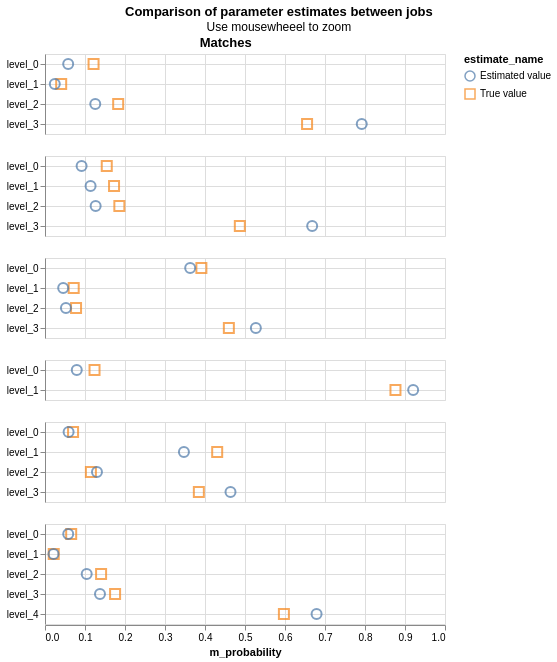

Specify this chart in Vega-Lite:
### Vega-Lite specification from a JSON file in a GitHub repository (floating-point values rounded to 4 significant figures)
{"config": {"view": {"continuousWidth": 400, "continuousHeight": 300}, "title": {"anchor": "middle"}}, "hconcat": [{"mark": {"type": "point", "filled": false, "opacity": 0.7, "size": 100}, "encoding": {"color": {"type": "nominal", "field": "estimate_name"}, "row": {"type": "nominal", "field": "column_name", "header": {"labels": false}, "sort": {"field": "gamma_index"}, "title": null}, "shape": {"type": "nominal", "field": "estimate_name", "scale": {"range": ["circle", "square", "triangle", "diamond", "cross"]}}, "tooltip": [{"type": "nominal", "field": "column_name"}, {"type": "nominal", "field": "estimate_name"}, {"type": "quantitative", "field": "m_probability"}, {"type": "quantitative", "field": "u_probability"}], "x": {"type": "quantitative", "field": "m_probability", "scale": {"domain": [0, 1]}}, "y": {"type": "nominal", "axis": {"grid": true, "title": null}, "field": "level_name"}}, "resolve": {"scale": {"y": "independent"}}, "selection": {"selector076": {"type": "interval", "bind": "scales", "encodings": ["x", "y"]}}, "title": "Matches", "transform": [{"filter": "(datum.gamma_index !== 1000001)"}]}], "data": {"name": "data-65c24bf7bd53000f13a5cc7f2ccb53b4"}, "title": {"text": "Comparison of parameter estimates between jobs", "subtitle": "Use mousewheeel to zoom"}, "$schema": "https://vega.github.io/schema/vega-lite/v4.8.1.json", "datasets": {"data-65c24bf7bd53000f13a5cc7f2ccb53b4": [{"m_probability": 0.1214, "u_probability": 0.9818, "bayes_factor": 0.1236, "log2_bayes_factor": -3.016, "gamma_column_name": "gamma_surname_std", "level_name": "level_0", "gamma_index": 0, "column_name": "surname_std", "max_gamma_index": 3, "num_levels": 4, "level_proportion": null, "estimate_name": "True value"}, {"m_probability": 0.04047, "u_probability": 0.01681, "bayes_factor": 2.407, "log2_bayes_factor": 1.267, "gamma_column_name": "gamma_surname_std", "level_name": "level_1", "gamma_index": 1, "column_name": "surname_std", "max_gamma_index": 3, "num_levels": 4, "level_proportion": null, "estimate_name": "True value"}, {"m_probability": 0.1829, "u_probability": 0.0008841, "bayes_factor": 206.9, "log2_bayes_factor": 7.693, "gamma_column_name": "gamma_surname_std", "level_name": "level_2", "gamma_index": 2, "column_name": "surname_std", "max_gamma_index": 3, "num_levels": 4, "level_proportion": null, "estimate_name": "True value"}, {"m_probability": 0.6552, "u_probability": 0.0004734, "bayes_factor": 1384.0, "log2_bayes_factor": 10.43, "gamma_column_name": "gamma_surname_std", "level_name": "level_3", "gamma_index": 3, "column_name": "surname_std", "max_gamma_index": 3, "num_levels": 4, "level_proportion": null, "estimate_name": "True value"}, {"m_probability": 0.05796, "u_probability": 0.9821, "bayes_factor": 0.05902, "log2_bayes_factor": -4.083, "gamma_column_name": "gamma_surname_std", "level_name": "level_0", "gamma_index": 0, "column_name": "surname_std", "max_gamma_index": 3, "num_levels": 4, "level_proportion": null, "estimate_name": "Estimated value"}, {"m_probability": 0.02448, "u_probability": 0.01659, "bayes_factor": 1.476, "log2_bayes_factor": 0.5615, "gamma_column_name": "gamma_surname_std", "level_name": "level_1", "gamma_index": 1, "column_name": "surname_std", "max_gamma_index": 3, "num_levels": 4, "level_proportion": null, "estimate_name": "Estimated value"}, {"m_probability": 0.1257, "u_probability": 0.0008821, "bayes_factor": 142.5, "log2_bayes_factor": 7.154, "gamma_column_name": "gamma_surname_std", "level_name": "level_2", "gamma_index": 2, "column_name": "surname_std", "max_gamma_index": 3, "num_levels": 4, "level_proportion": null, "estimate_name": "Estimated value"}, {"m_probability": 0.7919, "u_probability": 0.0004756, "bayes_factor": 1665.0, "log2_bayes_factor": 10.7, "gamma_column_name": "gamma_surname_std", "level_name": "level_3", "gamma_index": 3, "column_name": "surname_std", "max_gamma_index": 3, "num_levels": 4, "level_proportion": null, "estimate_name": "Estimated value"}, {"m_probability": 0.1544, "u_probability": 0.9688, "bayes_factor": 0.1594, "log2_bayes_factor": -2.649, "gamma_column_name": "gamma_forename1_std", "level_name": "level_0", "gamma_index": 0, "column_name": "forename1_std", "max_gamma_index": 3, "num_levels": 4, "level_proportion": null, "estimate_name": "True value"}, {"m_probability": 0.1726, "u_probability": 0.02403, "bayes_factor": 7.184, "log2_bayes_factor": 2.845, "gamma_column_name": "gamma_forename1_std", "level_name": "level_1", "gamma_index": 1, "column_name": "forename1_std", "max_gamma_index": 3, "num_levels": 4, "level_proportion": null, "estimate_name": "True value"}, {"m_probability": 0.1859, "u_probability": 0.00256, "bayes_factor": 72.61, "log2_bayes_factor": 6.182, "gamma_column_name": "gamma_forename1_std", "level_name": "level_2", "gamma_index": 2, "column_name": "forename1_std", "max_gamma_index": 3, "num_levels": 4, "level_proportion": null, "estimate_name": "True value"}, {"m_probability": 0.4871, "u_probability": 0.004617, "bayes_factor": 105.5, "log2_bayes_factor": 6.721, "gamma_column_name": "gamma_forename1_std", "level_name": "level_3", "gamma_index": 3, "column_name": "forename1_std", "max_gamma_index": 3, "num_levels": 4, "level_proportion": null, "estimate_name": "True value"}, {"m_probability": 0.09151, "u_probability": 0.9691, "bayes_factor": 0.09443, "log2_bayes_factor": -3.405, "gamma_column_name": "gamma_forename1_std", "level_name": "level_0", "gamma_index": 0, "column_name": "forename1_std", "max_gamma_index": 3, "num_levels": 4, "level_proportion": null, "estimate_name": "Estimated value"}, {"m_probability": 0.1139, "u_probability": 0.02368, "bayes_factor": 4.811, "log2_bayes_factor": 2.266, "gamma_column_name": "gamma_forename1_std", "level_name": "level_1", "gamma_index": 1, "column_name": "forename1_std", "max_gamma_index": 3, "num_levels": 4, "level_proportion": null, "estimate_name": "Estimated value"}, {"m_probability": 0.1266, "u_probability": 0.002611, "bayes_factor": 48.5, "log2_bayes_factor": 5.6, "gamma_column_name": "gamma_forename1_std", "level_name": "level_2", "gamma_index": 2, "column_name": "forename1_std", "max_gamma_index": 3, "num_levels": 4, "level_proportion": null, "estimate_name": "Estimated value"}, {"m_probability": 0.6679, "u_probability": 0.004593, "bayes_factor": 145.4, "log2_bayes_factor": 7.184, "gamma_column_name": "gamma_forename1_std", "level_name": "level_3", "gamma_index": 3, "column_name": "forename1_std", "max_gamma_index": 3, "num_levels": 4, "level_proportion": null, "estimate_name": "Estimated value"}, {"m_probability": 0.391, "u_probability": 0.974, "bayes_factor": 0.4014, "log2_bayes_factor": -1.317, "gamma_column_name": "gamma_forename2_std", "level_name": "level_0", "gamma_index": 0, "column_name": "forename2_std", "max_gamma_index": 3, "num_levels": 4, "level_proportion": null, "estimate_name": "True value"}, {"m_probability": 0.07177, "u_probability": 0.0222, "bayes_factor": 3.233, "log2_bayes_factor": 1.693, "gamma_column_name": "gamma_forename2_std", "level_name": "level_1", "gamma_index": 1, "column_name": "forename2_std", "max_gamma_index": 3, "num_levels": 4, "level_proportion": null, "estimate_name": "True value"}, {"m_probability": 0.07763, "u_probability": 0.001265, "bayes_factor": 61.36, "log2_bayes_factor": 5.939, "gamma_column_name": "gamma_forename2_std", "level_name": "level_2", "gamma_index": 2, "column_name": "forename2_std", "max_gamma_index": 3, "num_levels": 4, "level_proportion": null, "estimate_name": "True value"}, {"m_probability": 0.4596, "u_probability": 0.002483, "bayes_factor": 185.1, "log2_bayes_factor": 7.532, "gamma_column_name": "gamma_forename2_std", "level_name": "level_3", "gamma_index": 3, "column_name": "forename2_std", "max_gamma_index": 3, "num_levels": 4, "level_proportion": null, "estimate_name": "True value"}, {"m_probability": 0.3629, "u_probability": 0.9726, "bayes_factor": 0.3731, "log2_bayes_factor": -1.422, "gamma_column_name": "gamma_forename2_std", "level_name": "level_0", "gamma_index": 0, "column_name": "forename2_std", "max_gamma_index": 3, "num_levels": 4, "level_proportion": null, "estimate_name": "Estimated value"}, {"m_probability": 0.04543, "u_probability": 0.02354, "bayes_factor": 1.93, "log2_bayes_factor": 0.9486, "gamma_column_name": "gamma_forename2_std", "level_name": "level_1", "gamma_index": 1, "column_name": "forename2_std", "max_gamma_index": 3, "num_levels": 4, "level_proportion": null, "estimate_name": "Estimated value"}, {"m_probability": 0.05235, "u_probability": 0.001205, "bayes_factor": 43.45, "log2_bayes_factor": 5.441, "gamma_column_name": "gamma_forename2_std", "level_name": "level_2", "gamma_index": 2, "column_name": "forename2_std", "max_gamma_index": 3, "num_levels": 4, "level_proportion": null, "estimate_name": "Estimated value"}, {"m_probability": 0.5271, "u_probability": 0.002657, "bayes_factor": 198.4, "log2_bayes_factor": 7.632, "gamma_column_name": "gamma_forename2_std", "level_name": "level_3", "gamma_index": 3, "column_name": "forename2_std", "max_gamma_index": 3, "num_levels": 4, "level_proportion": null, "estimate_name": "Estimated value"}, {"m_probability": 0.1238, "u_probability": 0.9609, "bayes_factor": 0.1289, "log2_bayes_factor": -2.956, "gamma_column_name": "gamma_occupation", "level_name": "level_0", "gamma_index": 0, "column_name": "occupation", "max_gamma_index": 1, "num_levels": 2, "level_proportion": null, "estimate_name": "True value"}, {"m_probability": 0.8762, "u_probability": 0.03914, "bayes_factor": 22.39, "log2_bayes_factor": 4.485, "gamma_column_name": "gamma_occupation", "level_name": "level_1", "gamma_index": 1, "column_name": "occupation", "max_gamma_index": 1, "num_levels": 2, "level_proportion": null, "estimate_name": "True value"}, {"m_probability": 0.07942, "u_probability": 0.9606, "bayes_factor": 0.08268, "log2_bayes_factor": -3.596, "gamma_column_name": "gamma_occupation", "level_name": "level_0", "gamma_index": 0, "column_name": "occupation", "max_gamma_index": 1, "num_levels": 2, "level_proportion": null, "estimate_name": "Estimated value"}, {"m_probability": 0.9204, "u_probability": 0.03938, "bayes_factor": 23.37, "log2_bayes_factor": 4.547, "gamma_column_name": "gamma_occupation", "level_name": "level_1", "gamma_index": 1, "column_name": "occupation", "max_gamma_index": 1, "num_levels": 2, "level_proportion": null, "estimate_name": "Estimated value"}, {"m_probability": 0.07015, "u_probability": 0.9955, "bayes_factor": 0.07047, "log2_bayes_factor": -3.827, "gamma_column_name": "gamma_dob", "level_name": "level_0", "gamma_index": 0, "column_name": "dob", "max_gamma_index": 3, "num_levels": 4, "level_proportion": null, "estimate_name": "True value"}, {"m_probability": 0.4305, "u_probability": 0.004227, "bayes_factor": 101.8, "log2_bayes_factor": 6.67, "gamma_column_name": "gamma_dob", "level_name": "level_1", "gamma_index": 1, "column_name": "dob", "max_gamma_index": 3, "num_levels": 4, "level_proportion": null, "estimate_name": "True value"}, {"m_probability": 0.1147, "u_probability": 0.0002899, "bayes_factor": 395.7, "log2_bayes_factor": 8.628, "gamma_column_name": "gamma_dob", "level_name": "level_2", "gamma_index": 2, "column_name": "dob", "max_gamma_index": 3, "num_levels": 4, "level_proportion": null, "estimate_name": "True value"}, {"m_probability": 0.3846, "u_probability": 1.864e-05, "bayes_factor": 20630.0, "log2_bayes_factor": 14.33, "gamma_column_name": "gamma_dob", "level_name": "level_3", "gamma_index": 3, "column_name": "dob", "max_gamma_index": 3, "num_levels": 4, "level_proportion": null, "estimate_name": "True value"}, {"m_probability": 0.05899, "u_probability": 0.9951, "bayes_factor": 0.05928, "log2_bayes_factor": -4.076, "gamma_column_name": "gamma_dob", "level_name": "level_0", "gamma_index": 0, "column_name": "dob", "max_gamma_index": 3, "num_levels": 4, "level_proportion": null, "estimate_name": "Estimated value"}, {"m_probability": 0.3473, "u_probability": 0.004533, "bayes_factor": 76.63, "log2_bayes_factor": 6.26, "gamma_column_name": "gamma_dob", "level_name": "level_1", "gamma_index": 1, "column_name": "dob", "max_gamma_index": 3, "num_levels": 4, "level_proportion": null, "estimate_name": "Estimated value"}, {"m_probability": 0.1299, "u_probability": 0.0003107, "bayes_factor": 418.2, "log2_bayes_factor": 8.708, "gamma_column_name": "gamma_dob", "level_name": "level_2", "gamma_index": 2, "column_name": "dob", "max_gamma_index": 3, "num_levels": 4, "level_proportion": null, "estimate_name": "Estimated value"}, {"m_probability": 0.4638, "u_probability": 1.931e-05, "bayes_factor": 24020.0, "log2_bayes_factor": 14.55, "gamma_column_name": "gamma_dob", "level_name": "level_3", "gamma_index": 3, "column_name": "dob", "max_gamma_index": 3, "num_levels": 4, "level_proportion": null, "estimate_name": "Estimated value"}, {"m_probability": 0.06546, "u_probability": 0.693, "bayes_factor": 0.09447, "log2_bayes_factor": -3.404, "gamma_column_name": "gamma_postcode", "level_name": "level_0", "gamma_index": 0, "column_name": "postcode", "max_gamma_index": 4, "num_levels": 5, "level_proportion": null, "estimate_name": "True value"}, {"m_probability": 0.02185, "u_probability": 0.2245, "bayes_factor": 0.09735, "log2_bayes_factor": -3.361, "gamma_column_name": "gamma_postcode", "level_name": "level_1", "gamma_index": 1, "column_name": "postcode", "max_gamma_index": 4, "num_levels": 5, "level_proportion": null, "estimate_name": "True value"}, {"m_probability": 0.1402, "u_probability": 0.075, "bayes_factor": 1.87, "log2_bayes_factor": 0.9027, "gamma_column_name": "gamma_postcode", "level_name": "level_2", "gamma_index": 2, "column_name": "postcode", "max_gamma_index": 4, "num_levels": 5, "level_proportion": null, "estimate_name": "True value"}, {"m_probability": 0.1752, "u_probability": 0.00752, "bayes_factor": 23.3, "log2_bayes_factor": 4.542, "gamma_column_name": "gamma_postcode", "level_name": "level_3", "gamma_index": 3, "column_name": "postcode", "max_gamma_index": 4, "num_levels": 5, "level_proportion": null, "estimate_name": "True value"}, {"m_probability": 0.5972, "u_probability": 1.605e-05, "bayes_factor": 37200.0, "log2_bayes_factor": 15.18, "gamma_column_name": "gamma_postcode", "level_name": "level_4", "gamma_index": 4, "column_name": "postcode", "max_gamma_index": 4, "num_levels": 5, "level_proportion": null, "estimate_name": "True value"}, {"m_probability": 0.05806, "u_probability": 0.6868, "bayes_factor": 0.08453, "log2_bayes_factor": -3.564, "gamma_column_name": "gamma_postcode", "level_name": "level_0", "gamma_index": 0, "column_name": "postcode", "max_gamma_index": 4, "num_levels": 5, "level_proportion": null, "estimate_name": "Estimated value"}, {"m_probability": 0.02131, "u_probability": 0.2265, "bayes_factor": 0.09406, "log2_bayes_factor": -3.41, "gamma_column_name": "gamma_postcode", "level_name": "level_1", "gamma_index": 1, "column_name": "postcode", "max_gamma_index": 4, "num_levels": 5, "level_proportion": null, "estimate_name": "Estimated value"}, {"m_probability": 0.1042, "u_probability": 0.07843, "bayes_factor": 1.329, "log2_bayes_factor": 0.4104, "gamma_column_name": "gamma_postcode", "level_name": "level_2", "gamma_index": 2, "column_name": "postcode", "max_gamma_index": 4, "num_levels": 5, "level_proportion": null, "estimate_name": "Estimated value"}, {"m_probability": 0.1375, "u_probability": 0.008231, "bayes_factor": 16.7, "log2_bayes_factor": 4.062, "gamma_column_name": "gamma_postcode", "level_name": "level_3", "gamma_index": 3, "column_name": "postcode", "max_gamma_index": 4, "num_levels": 5, "level_proportion": null, "estimate_name": "Estimated value"}, {"m_probability": 0.6789, "u_probability": 1.715e-05, "bayes_factor": 39590.0, "log2_bayes_factor": 15.27, "gamma_column_name": "gamma_postcode", "level_name": "level_4", "gamma_index": 4, "column_name": "postcode", "max_gamma_index": 4, "num_levels": 5, "level_proportion": null, "estimate_name": "Estimated value"}]}}
